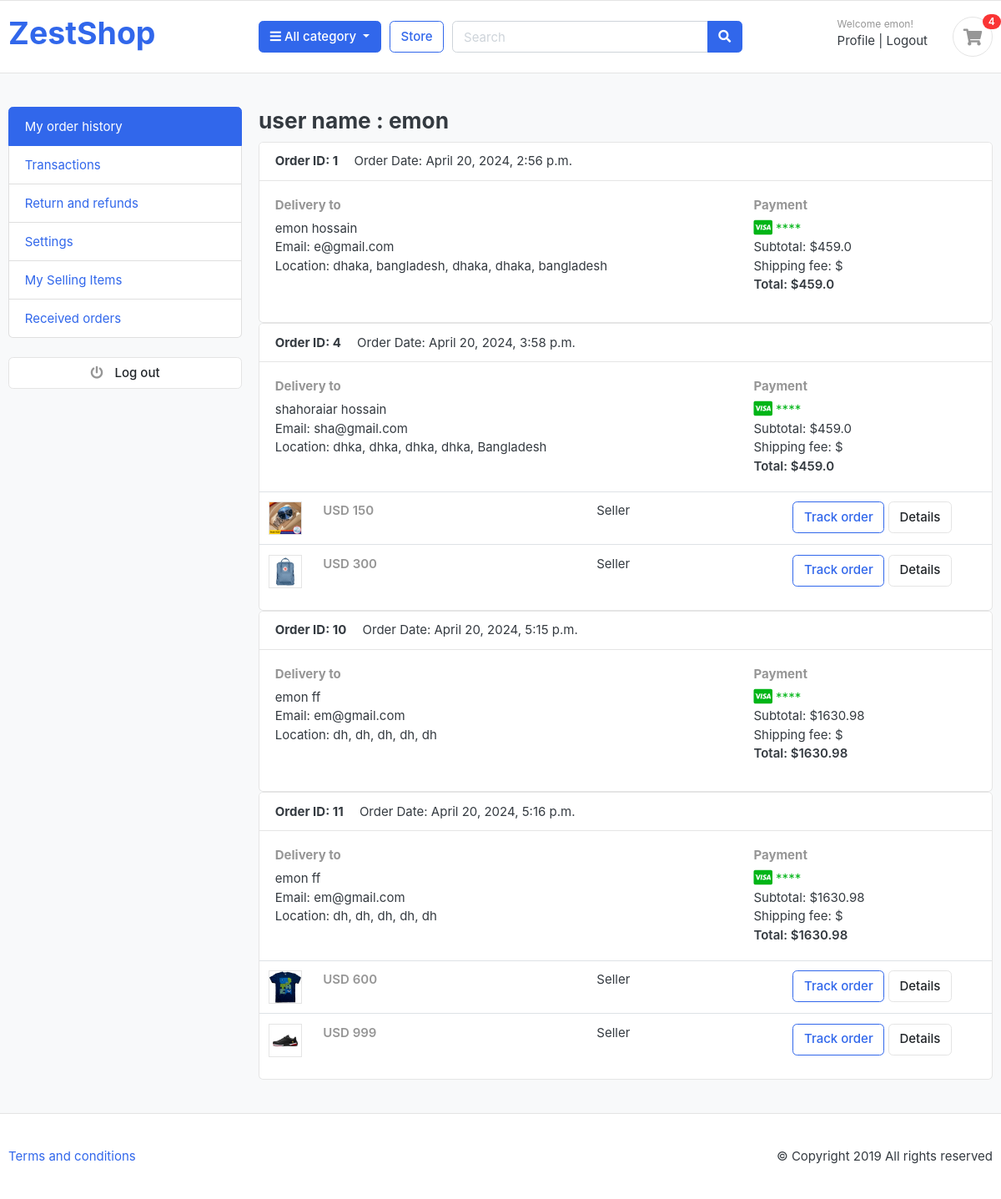
Screenshot of /account/profile/ (signed in) with the database file from the repository.
### orders/models.py (models this page shows, shortened)
class Order(models.Model) :
    STATUS = (
        ('new' , 'NEW'),
        ('accepted' , 'ACCEPTED'),
        ('completed' , 'COMPLETED'),
        ('cancelled' , 'CANCELLED')
    )
    user = models.ForeignKey(User, on_delete=models.CASCADE)
    order_no = models.CharField(max_length=100)
    first_name = models.CharField(max_length=100)
    last_name = models.CharField(max_length=100)
    phone = models.CharField(max_length=100)
    email = models.EmailField(max_length=50)
    address_line1 = models.CharField(max_length=100)
    address_line2 = models.CharField(max_length=100)
    country = models.CharField(max_length=100)
    state = models.CharField(max_length=100)
    city = models.CharField(max_length=100)
    order_note = models.CharField(max_length=100)
    order_total = models.FloatField()
    tax = models.FloatField()
    status = models.CharField(max_length=30 , choices=STATUS, default= 'New')
    ip = models.CharField(max_length=100,blank=True , null=True)
    is_ordered = models.BooleanField(default=False)
    created_at = models.DateTimeField(auto_now_add=True)

class OrderProduct(models.Model) :
    order = models.ForeignKey(Order , on_delete=models.CASCADE)
    Payment = models.ForeignKey(Payment , on_delete=models.CASCADE , null=True)
    user = models.ForeignKey(User , on_delete=models.CASCADE)
    product = models.ForeignKey(Product , on_delete=models.CASCADE)
    quantity = models.IntegerField()
    ordered = models.BooleanField(default=False)
    created = models.DateTimeField(auto_now_add=True)

### category/models.py (models this page shows, shortened)
class Product(models.Model) :
    product_name = models.CharField(max_length=100 , unique= True)
    slug = models.SlugField(max_length=255 , unique=True)
    description = models.TextField(max_length=500 , blank = True)
    price = models.IntegerField()
    image = models.ImageField(upload_to='photos/products')
    stock = models.IntegerField()
    is_available = models.BooleanField(default=True)
    category = models.ForeignKey(Category,on_delete=models.CASCADE)
    created_date = models.DateTimeField(auto_now_add=True)
    modified_date = models.DateTimeField(auto_now=True)

### accounts/views.py (the view)
# urls.py: path('profile/', views.profile , name='profile'),
def profile(request) :
    orders = Order.objects.filter(user=request.user)
    context = {
        'orders': orders
    }
    return render(request, 'accounts/dashboard.html', context)

### zestshop/context_processors.py (called while the page is built)
def cart_items(request):
    session_id = request.session.session_key
    cart_item = None
    if request.user.is_authenticated:
        cart_item = CartItem.objects.filter(user=request.user)
    else:
        cart_id = Cart.objects.filter(cart_id=session_id).exists()
        if cart_id:
            modelid = Cart.objects.get(cart_id=session_id)
            cart_item = CartItem.objects.filter(cart=modelid)
    return {'cart_item': cart_item}

def category_name(request) :
    categories = Category.objects.all()
    return {'categories': categories}

### accounts/templates/accounts/dashboard.html (shortened to what this page needs)
{% extends "base.html" %}
{% load static %}
{% block navbar %}
<section class="section-conten padding-y bg">
<div class="container">
    <div class="row">
    <aside class="col-md-3">
        <ul class="list-group">
			<a class="list-group-item active" href="#"> My order history </a>
			<a class="list-group-item" href="#"> Transactions </a>
			<a class="list-group-item" href="#"> Return and refunds </a>
			<a class="list-group-item" href="#">Settings </a>
			<a class="list-group-item" href="#"> My Selling Items </a>
			<a class="list-group-item" href="#"> Received orders </a>
		</ul>
		<br>
		<a class="btn btn-light btn-block" href="{% url 'logout' %}"> <i class="fa fa-power-off"></i> <span class="text">Log out</span> </a>
	</aside>
    <main class="col-md-9">
		<h3 style="align-content: center;">user name : {{request.user.username}}</h3>
        {% for order in orders %}
        <article class="card">
        <header class="card-header">
            <strong class="d-inline-block mr-3">Order ID: {{ order.order_no }}</strong>
            <span>Order Date: {{ order.created_at }}</span>
        </header>
        <div class="card-body">
            <div class="row">
                <div class="col-md-8">
                    <h6 class="text-muted">Delivery to</h6>
                    <p>{{ order.first_name }} {{ order.last_name }}<br>
                    Email: {{ order.email }} <br>
                    Location: {{ order.address_line1 }}, {{ order.address_line2 }}, {{ order.city }}, {{ order.state }}, {{ order.country }} <br>
                    </p>
                </div>
                <div class="col-md-4">
                    <h6 class="text-muted">Payment</h6>
                    <span class="text-success">
                        <i class="fab fa-lg fa-cc-visa"></i>
                        {{ order.payment.payment_method }} **** {{ order.payment.payment_id }}
                    </span>
                    <p>Subtotal: ${{ order.order_total }} <br>
                     Shipping fee:  ${{ order.shipping_fee }} <br>
                     <span class="b">Total:  ${{ order.order_total }}</span>
                    </p>
                </div>
            </div>
        </div>
        <div class="table-responsive">
        <table class="table table-hover">
            {% for order_product in order.orderproduct_set.all %}
            <tr>
                <td width="65">
                    <img src="{{ order_product.product.image.url }}" class="img-xs border">
                </td>
                <td>
                    <var class="price text-muted">USD {{ order_product.product.price }}</var>
                </td>
                <td> Seller <br> {{ order_product.product.seller }} </td>
                <td width="250"> <a href="#" class="btn btn-outline-primary">Track order</a> <a href="#" class="btn btn-light"> Details </a> </td>
            </tr>
            {% endfor %}
        </table>
        </div>
        </article>
        {% endfor %}
    </main>
</div>
</div>
</section>
{% endblock navbar %}

### templates/base.html (shortened to what this page needs)
<!DOCTYPE html>
{% load static %}
<html lang="en">
<head>
  <link href="{% static 'css/bootstrap.css' %}" rel="stylesheet" type="text/css" />
  <link href="{% static 'fonts/fontawesome/css/all.min.css' %}" type="text/css" rel="stylesheet" />
  <link href="{% static 'css/ui.css' %}" rel="stylesheet" type="text/css" />
  <link href="{% static 'css/responsive.css' %}" rel="stylesheet" media="only screen and (max-width: 1200px)" />
  <link href="{% static 'css/bootstrap.css' %}" rel="stylesheet" type="text/css" />
  <link href="{% static 'fonts/fontawesome/css/all.min.css' %}" type="text/css" rel="stylesheet" />
  <link href="{% static 'css/ui.css' %}" rel="stylesheet" type="text/css" />
  <link href="{% static 'css/responsive.css' %}" rel="stylesheet" media="only screen and (max-width: 1200px)" />
  <link href="{% static 'css/bootstrap.css' %}" rel="stylesheet" type="text/css" />
  <link href="{% static 'fonts/fontawesome/css/all.min.css' %}" type="text/css" rel="stylesheet" />
  <link href="{% static 'css/ui.css' %}" rel="stylesheet" type="text/css" />
  <link href="{% static 'css/responsive.css' %}" rel="stylesheet" media="only screen and (max-width: 1200px)" />
  <link href="{% static 'css/bootstrap.css' %}" rel="stylesheet" type="text/css" />
  <link href="{% static 'fonts/fontawesome/css/all.min.css' %}" type="text/css" rel="stylesheet" />
  <link href="{% static 'css/ui.css' %}" rel="stylesheet" type="text/css" />
  <link href="{% static 'css/responsive.css' %}" rel="stylesheet" media="only screen and (max-width: 1200px)" />
  <link href="{% static 'css/bootstrap.css' %}" rel="stylesheet" type="text/css" />
  <link href="{% static 'fonts/fontawesome/css/all.min.css' %}" type="text/css" rel="stylesheet" />
  <link href="{% static 'css/ui.css' %}" rel="stylesheet" type="text/css" />
  <link href="{% static 'css/responsive.css' %}" rel="stylesheet" media="only screen and (max-width: 1200px)" />
</head>
<body>
  <header class="section-header">
    <section class="header-main border-bottom">
      <div class="container">
        <div class="row align-items-center">
          <div class="col-md-3 col-6">
            <a href="{% url 'home' %}" class="brand-wrap">
              <h1>ZestShop</h1>
            </a>
          </div>
          <div class="col-lg col-sm col-md col-6 flex-grow-0">
            <div class="category-wrap dropdown d-inline-block float-right">
              <button type="button" class="btn btn-primary dropdown-toggle" data-toggle="dropdown">
                <i class="fa fa-bars"></i> All category
              </button>
            </div>
          </div>
          <a href="{% url 'store' %}" class="btn btn-outline-primary">Store</a>
          <div class="col-lg col-md-6 col-sm-12 col">
            <form action="{% url 'search' %}" method="get" class="search">
              <div class="input-group w-100">
                  <input type="text" name="query" class="form-control" style="width: 60%" placeholder="Search" />
                  <div class="input-group-append">
                      <button class="btn btn-primary" type="submit">
                          <i class="fa fa-search"></i>
                      </button>
                  </div>
              </div>
          </form>
        </div>
          <div class="col-lg-3 col-sm-6 col-8 order-2 order-lg-3">
            <div class="d-flex justify-content-end mb-3 mb-lg-0">
              {% if user.is_authenticated %}
              <div class="widget-header">
                <small class="title text-muted">Welcome {{request.user.username}}!</small>
                <div>
                  <a href="{% url 'profile' %}"> Profile </a>
                  <span class="dark-transp"> | </span>
                  <a href="{% url 'logout' %}"> Logout </a>
                </div>
              </div>
              {% endif %}
              <a href="{% url 'cart' %}" class="widget-header pl-3 ml-3">
                <div class="icon icon-sm rounded-circle border">
                  <i class="fa fa-shopping-cart"></i>
                </div>
                <span class="badge badge-pill badge-danger notify">{{cart_item|length}}</span>
              </a>
            </div>
          </div>
        </div>
      </div>
    </section>
  </header>
  {% block navbar %}
  {% endblock navbar %}
  <footer class="section-footer border-top padding-y">
    <div class="container">
      <p class="float-md-right">&copy Copyright 2019 All rights reserved</p>
      <p>
        <a href="#">Terms and conditions</a>
      </p>
    </div>
  </footer>

### static/css/ui.css (style rules this page uses)
html { font-family: "Inter", sans-serif; font-size: 15px; }
.icon-xs, .icon-sm, .icon-md, .icon-lg { display: inline-block; text-align: center; flex-shrink: 0; flex-grow: 0; }
.icon-sm { width: 48px; height: 48px; line-height: 48px !important; font-size: 20px; }
.img-xs, .img-sm, .img-md, .img-lg { -o-object-fit: cover; object-fit: cover; flex-shrink: 0; flex-grow: 0; }
.img-xs { width: 40px; height: 40px; }
.padding-y { padding-top: 40px; padding-bottom: 40px; }
var { font-style: normal; }
article:after, .form-group:after { display: block; clear: both; content: ""; }
.bg { background-color: #f8f9fa; }
.b { font-weight: 600; }
p:last-child { margin-bottom: 0; }
.header-main { position: relative; padding-top: 1rem; padding-bottom: 1rem; }
.widget-header { display: inline-block; vertical-align: middle; position: relative; }
.widget-header a { color: #343a40; }
.widget-header i { color: #969696; }
.widget-header .title { display: block; }
.widget-header .notify { position: absolute; top: -3px; right: -10px; }
.btn-light { background-color: #fff; border-color: #e4e4e4; }
.btn-light i { color: #969696; }
.btn i + .text { margin-left: 10px; }
.notify { position: absolute; top: -4px; right: -10px; display: inline-block; padding: 0.25em 0.6em; font-size: 12px; line-height: 1; text-align: center; border-radius: 3rem; color: #fff; background-color: #fa3434; }
.price { font-weight: 600; color: #212529; }

### rows the page displays
Order: order_no "1", created_at "April 20, 2024, 2:56 p.m.", first_name "emon", last_name "hossain", email "e@gmail.com", address_line1 "dhaka", address_line2 "bangladesh", city "dhaka", state "dhaka", country "bangladesh", order_total "459.0"
Order: order_no "4", created_at "April 20, 2024, 3:58 p.m.", first_name "shahoraiar", last_name "hossain", email "sha@gmail.com", address_line1 "dhka", address_line2 "dhka", city "dhka", state "dhka", country "Bangladesh", order_total "459.0"
OrderProduct: product.image (picture), product.price "150"
OrderProduct: product.image (picture), product.price "300"
Order: order_no "10", created_at "April 20, 2024, 5:15 p.m.", first_name "emon", last_name "ff", email "em@gmail.com", address_line1 "dh", address_line2 "dh", city "dh", state "dh", country "dh", order_total "1630.98"
Order: order_no "11", created_at "April 20, 2024, 5:16 p.m.", first_name "emon", last_name "ff", email "em@gmail.com", address_line1 "dh", address_line2 "dh", city "dh", state "dh", country "dh", order_total "1630.98"
OrderProduct: product.image (picture), product.price "600"
OrderProduct: product.image (picture), product.price "999"

### other values shown
{{ request.user.username }} "emon"
{{ cart_item|length }} "4"
